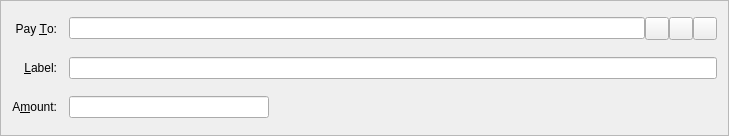
<?xml version="1.0" encoding="UTF-8"?>
<ui version="4.0">
 <class>SendBitCoinsEntry</class>
 <widget class="QFrame" name="SendBitCoinsEntry">
  <property name="geometry">
   <rect>
    <x>0</x>
    <y>0</y>
    <width>729</width>
    <height>136</height>
   </rect>
  </property>
  <property name="windowTitle">
   <string>Form</string>
  </property>
  <property name="frameShape">
   <enum>QFrame::StyledPanel</enum>
  </property>
  <property name="frameShadow">
   <enum>QFrame::Sunken</enum>
  </property>
  <layout class="QGridLayout" name="gridLayout">
   <property name="spacing">
    <number>12</number>
   </property>
   <item row="4" column="1">
    <layout class="QHBoxLayout" name="horizontalLayout_2">
     <property name="spacing">
      <number>0</number>
     </property>
     <item>
      <widget class="QValidatedLineEdit" name="addAsLabel">
       <property name="enabled">
        <bool>true</bool>
       </property>
       <property name="toolTip">
        <string>Enter a label for this address to add it to your address book</string>
       </property>
      </widget>
     </item>
    </layout>
   </item>
   <item row="3" column="1">
    <layout class="QHBoxLayout" name="payToLayout">
     <property name="spacing">
      <number>0</number>
     </property>
     <item>
      <widget class="QValidatedLineEdit" name="payTo">
       <property name="toolTip">
        <string>The address to send the payment to  (e.g. B8gZqgY4r2RoEdqYk3QsAqFckyf9pRHN6i)</string>
       </property>
       <property name="maxLength">
        <number>34</number>
       </property>
      </widget>
     </item>
     <item>
      <widget class="QToolButton" name="addressBookButton">
       <property name="toolTip">
        <string>Choose address from address book</string>
       </property>
       <property name="text">
        <string/>
       </property>
       <property name="icon">
        <iconset resource="../bitcoin.qrc">
         <normaloff>:/icons/address-book</normaloff>:/icons/address-book</iconset>
       </property>
       <property name="shortcut">
        <string>Alt+A</string>
       </property>
      </widget>
     </item>
     <item>
      <widget class="QToolButton" name="pasteButton">
       <property name="toolTip">
        <string>Paste address from clipboard</string>
       </property>
       <property name="text">
        <string/>
       </property>
       <property name="icon">
        <iconset resource="../bitcoin.qrc">
         <normaloff>:/icons/editpaste</normaloff>:/icons/editpaste</iconset>
       </property>
       <property name="shortcut">
        <string>Alt+P</string>
       </property>
      </widget>
     </item>
     <item>
      <widget class="QToolButton" name="deleteButton">
       <property name="toolTip">
        <string>Remove this recipient</string>
       </property>
       <property name="text">
        <string/>
       </property>
       <property name="icon">
        <iconset resource="../bitcoin.qrc">
         <normaloff>:/icons/remove</normaloff>:/icons/remove</iconset>
       </property>
      </widget>
     </item>
    </layout>
   </item>
   <item row="3" column="0">
    <widget class="QLabel" name="label_2">
     <property name="text">
      <string>Pay &amp;To:</string>
     </property>
     <property name="alignment">
      <set>Qt::AlignRight|Qt::AlignTrailing|Qt::AlignVCenter</set>
     </property>
     <property name="buddy">
      <cstring>payTo</cstring>
     </property>
    </widget>
   </item>
   <item row="5" column="1">
    <widget class="veriBitcoinAmountField" name="payAmount">
     <property name="minimumSize">
      <size>
       <width>0</width>
       <height>0</height>
      </size>
     </property>
     <property name="maximumSize">
      <size>
       <width>200</width>
       <height>16777215</height>
      </size>
     </property>
    </widget>
   </item>
   <item row="4" column="0">
    <widget class="QLabel" name="label_4">
     <property name="text">
      <string>&amp;Label:</string>
     </property>
     <property name="alignment">
      <set>Qt::AlignRight|Qt::AlignTrailing|Qt::AlignVCenter</set>
     </property>
     <property name="buddy">
      <cstring>addAsLabel</cstring>
     </property>
    </widget>
   </item>
   <item row="5" column="0">
    <widget class="QLabel" name="label">
     <property name="text">
      <string>A&amp;mount:</string>
     </property>
     <property name="alignment">
      <set>Qt::AlignRight|Qt::AlignTrailing|Qt::AlignVCenter</set>
     </property>
     <property name="buddy">
      <cstring>payAmount</cstring>
     </property>
    </widget>
   </item>
  </layout>
 </widget>
 <customwidgets>
  <customwidget>
   <class>QValidatedLineEdit</class>
   <extends>QLineEdit</extends>
   <header>qvalidatedlineedit.h</header>
  </customwidget>
  <customwidget>
   <class>veriBitcoinAmountField</class>
   <extends>QLineEdit</extends>
   <header>veribitcoinamountfield.h</header>
   <container>1</container>
  </customwidget>
 </customwidgets>
 <resources>
  <include location="../bitcoin.qrc"/>
 </resources>
 <connections/>
</ui>
